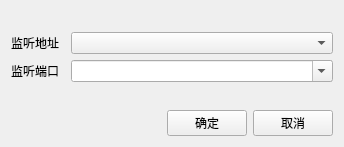
<?xml version="1.0" encoding="UTF-8"?>
<ui version="4.0">
 <class>CreateTcpServerForm</class>
 <widget class="QWidget" name="CreateTcpServerForm">
  <property name="geometry">
   <rect>
    <x>0</x>
    <y>0</y>
    <width>344</width>
    <height>147</height>
   </rect>
  </property>
  <property name="windowTitle">
   <string>创建TCP服务器</string>
  </property>
  <layout class="QGridLayout" name="gridLayout">
   <item row="0" column="0">
    <spacer name="verticalSpacer_2">
     <property name="orientation">
      <enum>Qt::Vertical</enum>
     </property>
     <property name="sizeHint" stdset="0">
      <size>
       <width>20</width>
       <height>29</height>
      </size>
     </property>
    </spacer>
   </item>
   <item row="1" column="0">
    <layout class="QHBoxLayout" name="horizontalLayout_3">
     <item>
      <widget class="QLabel" name="label_2">
       <property name="maximumSize">
        <size>
         <width>54</width>
         <height>16777215</height>
        </size>
       </property>
       <property name="text">
        <string>监听地址</string>
       </property>
      </widget>
     </item>
     <item>
      <widget class="QComboBox" name="ipCmbBox"/>
     </item>
    </layout>
   </item>
   <item row="2" column="0">
    <layout class="QHBoxLayout" name="horizontalLayout">
     <item>
      <widget class="QLabel" name="label">
       <property name="maximumSize">
        <size>
         <width>54</width>
         <height>16777215</height>
        </size>
       </property>
       <property name="text">
        <string>监听端口</string>
       </property>
      </widget>
     </item>
     <item>
      <widget class="QComboBox" name="portCmbBox">
       <property name="inputMethodHints">
        <set>Qt::ImhDigitsOnly</set>
       </property>
       <property name="editable">
        <bool>true</bool>
       </property>
      </widget>
     </item>
    </layout>
   </item>
   <item row="3" column="0">
    <spacer name="verticalSpacer">
     <property name="orientation">
      <enum>Qt::Vertical</enum>
     </property>
     <property name="sizeHint" stdset="0">
      <size>
       <width>20</width>
       <height>29</height>
      </size>
     </property>
    </spacer>
   </item>
   <item row="4" column="0">
    <layout class="QHBoxLayout" name="horizontalLayout_2">
     <item>
      <spacer name="horizontalSpacer">
       <property name="orientation">
        <enum>Qt::Horizontal</enum>
       </property>
       <property name="sizeHint" stdset="0">
        <size>
         <width>68</width>
         <height>20</height>
        </size>
       </property>
      </spacer>
     </item>
     <item>
      <widget class="QPushButton" name="okBtn">
       <property name="text">
        <string>确定</string>
       </property>
      </widget>
     </item>
     <item>
      <widget class="QPushButton" name="cancelBtn">
       <property name="text">
        <string>取消</string>
       </property>
      </widget>
     </item>
    </layout>
   </item>
  </layout>
 </widget>
 <resources/>
 <connections/>
</ui>
